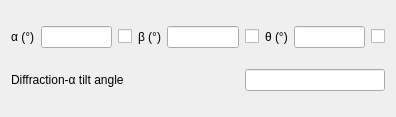
<?xml version="1.0" encoding="UTF-8"?>
<ui version="4.0">
 <class>Tilt</class>
 <widget class="QDialog" name="Tilt">
  <property name="geometry">
   <rect>
    <x>0</x>
    <y>0</y>
    <width>396</width>
    <height>117</height>
   </rect>
  </property>
  <property name="windowTitle">
   <string>Tilt conditions</string>
  </property>
  <layout class="QGridLayout" name="gridLayout">
   <item row="1" column="8">
    <widget class="QCheckBox" name="theta_signBox">
     <property name="text">
      <string/>
     </property>
    </widget>
   </item>
   <item row="1" column="3">
    <widget class="QLabel" name="beta_label">
     <property name="text">
      <string>β (°)</string>
     </property>
    </widget>
   </item>
   <item row="1" column="2">
    <widget class="QCheckBox" name="alpha_signBox">
     <property name="text">
      <string/>
     </property>
    </widget>
   </item>
   <item row="2" column="0" colspan="5">
    <widget class="QLabel" name="label_3">
     <property name="text">
      <string>Diffraction-α tilt angle</string>
     </property>
    </widget>
   </item>
   <item row="1" column="7">
    <widget class="QLineEdit" name="tilt_z_entry"/>
   </item>
   <item row="1" column="1">
    <widget class="QLineEdit" name="tilt_a_entry"/>
   </item>
   <item row="1" column="5">
    <widget class="QCheckBox" name="beta_signBox">
     <property name="text">
      <string/>
     </property>
    </widget>
   </item>
   <item row="1" column="0">
    <widget class="QLabel" name="alpha_label_2">
     <property name="text">
      <string>α (°)</string>
     </property>
    </widget>
   </item>
   <item row="1" column="4">
    <widget class="QLineEdit" name="tilt_b_entry"/>
   </item>
   <item row="1" column="6">
    <widget class="QLabel" name="z_label">
     <property name="text">
      <string>θ (°)</string>
     </property>
    </widget>
   </item>
   <item row="2" column="5" colspan="4">
    <widget class="QLineEdit" name="t_ang_entry"/>
   </item>
  </layout>
 </widget>
 <resources/>
 <connections/>
</ui>
